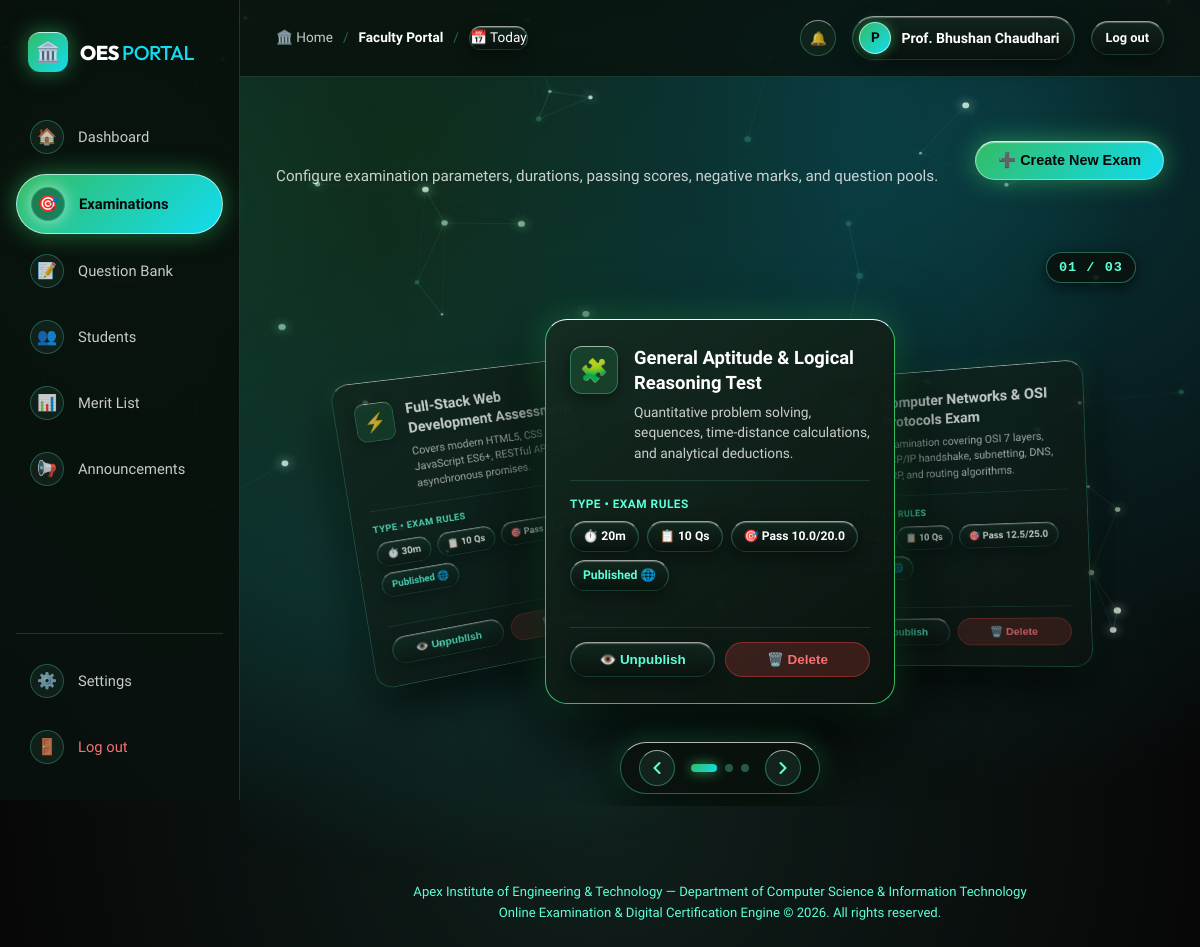
The page /admin/exams (signed in) on the database its author committed.
### models.py (models this page shows, shortened)
class User(db.Model):
    __tablename__ = "users"
    id = db.Column(db.Integer, primary_key=True)
    name = db.Column(db.String(120), nullable=False)
    roll_no = db.Column(db.String(50), unique=True, nullable=True, index=True)
    department = db.Column(db.String(100), default="Computer Science & Engineering")
    email = db.Column(db.String(120), unique=True, nullable=False, index=True)
    phone = db.Column(db.String(20), nullable=True)
    password_hash = db.Column(db.String(256), nullable=False)
    role = db.Column(db.String(20), default="student")  # 'student' or 'admin'
    is_active = db.Column(db.Boolean, default=True)
    custom_note = db.Column(db.Text, default="Going to the evaluation hall and planning official exams for the semester ahead 🏀")
    note_status = db.Column(db.String(50), default="I'm going")
    note_updated_at = db.Column(db.DateTime, default=datetime.utcnow)
    created_at = db.Column(db.DateTime, default=datetime.utcnow)
    attempts = db.relationship("Attempt", backref="student", lazy="dynamic", cascade="all, delete-orphan")
    @property
    def is_authenticated(self):
        return True
    @property
    def is_admin(self):
        return self.role in ["admin", "superadmin"]
    @property
    def is_superadmin(self):
        return self.role == "superadmin"

class Exam(db.Model):
    __tablename__ = "exams"
    id = db.Column(db.Integer, primary_key=True)
    title = db.Column(db.String(200), nullable=False)
    subject_id = db.Column(db.Integer, db.ForeignKey("subjects.id", ondelete="CASCADE"), nullable=False)
    department = db.Column(db.String(100), default="Computer Science & Engineering")
    description = db.Column(db.Text, nullable=True)
    duration_minutes = db.Column(db.Integer, default=30)
    total_marks = db.Column(db.Float, default=25.0)
    passing_marks = db.Column(db.Float, default=10.0)
    negative_marks = db.Column(db.Float, default=0.0)  # e.g., 0.25 per wrong answer
    allow_multiple_attempts = db.Column(db.Boolean, default=False)
    shuffle_questions = db.Column(db.Boolean, default=True)
    require_webcam = db.Column(db.Boolean, default=False)
    is_published = db.Column(db.Boolean, default=True)
    created_by = db.Column(db.Integer, db.ForeignKey("users.id"), nullable=True)
    created_at = db.Column(db.DateTime, default=datetime.utcnow)
    questions = db.relationship("Question", secondary=exam_questions, back_populates="exams")
    attempts = db.relationship("Attempt", backref="exam", lazy="dynamic", cascade="all, delete-orphan")
    def get_stats(self):
        all_attempts = self.attempts.filter_by(status="completed").all()
        total = len(all_attempts)
        if total == 0:
            return {
                "total_attempts": 0,
                "passed_count": 0,
                "failed_count": 0,
                "pass_rate": 0.0,
                "average_score": 0.0,
                "highest_score": 0.0,
                "lowest_score": 0.0
            }

class Subject(db.Model):
    __tablename__ = "subjects"
    id = db.Column(db.Integer, primary_key=True)
    name = db.Column(db.String(100), nullable=False)
    code = db.Column(db.String(20), unique=True, nullable=False, index=True)
    department = db.Column(db.String(100), default="Computer Science & Engineering")
    description = db.Column(db.Text, nullable=True)
    icon = db.Column(db.String(50), default="📚")
    created_at = db.Column(db.DateTime, default=datetime.utcnow)
    questions = db.relationship("Question", backref="subject", lazy="dynamic", cascade="all, delete-orphan")
    exams = db.relationship("Exam", backref="subject", lazy="dynamic", cascade="all, delete-orphan")

### routes/admin.py (the view)
@admin_bp.route("/exams")
def exams():
    is_super = current_user.is_superadmin
    admin_dept = current_user.department
    if is_super or admin_dept in ["All Departments", None]:
        all_exams = Exam.query.order_by(Exam.created_at.desc()).all()
    else:
        all_exams = Exam.query.filter((Exam.department == admin_dept) | (Exam.department == "All Departments")).order_by(Exam.created_at.desc()).all()
    subjects = Subject.query.order_by(Subject.name).all()
    questions = Question.query.all()
    return render_template("admin/exams.html", exams=all_exams, subjects=subjects, questions=questions, is_superadmin=is_super, admin_department=admin_dept)

### routes/admin.py (called while the page is built)
@admin_bp.before_request
@login_required
def require_admin():
    if not current_user.is_admin:
        flash("Access denied: Faculty or Administrator privileges required.", "danger")
        return redirect(url_for("student.dashboard"))

### templates/admin/exams.html (shortened to what this page needs)
{% extends "base.html" %}
{% block content %}
<div class="container">
  <div style="display: flex; align-items: center; justify-content: space-between; margin-bottom: 24px; flex-wrap: wrap; gap: 16px;">
    <div>
      <h1 class="dashboard-hero-title" style="font-size: 2rem;" data-flip-text="Exam Builder & Scheduling">Exam Builder &amp; Scheduling</h1>
      <p class="dashboard-hero-sub">
        Configure examination parameters, durations, passing scores, negative marks, and question pools.
      </p>
    </div>
    <button type="button" class="btn-pill-glow" onclick="document.getElementById('create-exam-modal').style.display='flex';">
      ➕ Create New Exam
    </button>
  </div>
  {% if exams %}
    <div class="perspective-carousel" data-perspective-carousel data-slide-width="340" data-rotation-step="38" data-inactive-scale="0.82" data-loop="true" data-autoplay="false">
      <div class="perspective-viewport">
        <div class="perspective-track">
          {% for exam in exams %}
            {% set stats = exam.get_stats() %}
            <div class="perspective-slide">
              <div class="perspective-slide-card">
                <div>
                  <div class="card-v2-header">
                    <div class="card-v2-icon">
                      {{ exam.subject.icon if exam.subject else '🎯' }}
                    </div>
                    <div class="card-v2-meta">
                      <h4>{{ exam.title }}</h4>
                      <p>{{ exam.description or 'Academic examination configured with proctoring and automated grading.' }}</p>
                    </div>
                  </div>
                  <div class="card-v2-tags-section">
                    <div class="card-v2-tags-label">Type &bull; Exam Rules</div>
                    <div class="card-v2-tags-row">
                      <span class="card-v2-tag-pill">⏱️ {{ exam.duration_minutes }}m</span>
                      <span class="card-v2-tag-pill">📋 {{ exam.questions|length }} Qs</span>
                      <span class="card-v2-tag-pill">🎯 Pass {{ exam.passing_marks }}/{{ exam.total_marks }}</span>
                      <span class="card-v2-tag-pill" style="{% if exam.is_published %}color: #5DFFD9; border-color: rgba(51, 188, 101, 0.4);{% else %}color: #f87171; border-color: rgba(239, 68, 68, 0.4);{% endif %}">
                        {% if exam.is_published %}Published 🌐{% else %}Hidden 👁️{% endif %}
                      </span>
                    </div>
                  </div>
                </div>
                <div class="card-v2-actions-dual">
                  <form method="POST" action="{{ url_for('admin.toggle_exam_publish', exam_id=exam.id) }}" style="display: contents;">
                    <button type="submit" class="btn-v2-cancel" style="width: 100%;">
                      {% if exam.is_published %}👁️ Unpublish{% else %}🌐 Publish{% endif %}
                    </button>
                  </form>
                  <form method="POST" action="{{ url_for('admin.delete_exam', exam_id=exam.id) }}" onsubmit="return confirm('Delete this exam and all associated attempt records?');" style="display: contents;">
                    <button type="submit" class="btn-v2-website" style="background: rgba(239, 68, 68, 0.2); border-color: rgba(239, 68, 68, 0.4); color: #f87171; box-shadow: none;">
                      🗑️ Delete
                    </button>
                  </form>
                </div>
              </div>
            </div>
          {% endfor %}
        </div>
      </div>
    </div>
  {% else %}
    <div class="glass-card" style="text-align: center; padding: 48px; margin-bottom: 28px;">
      <p style="color: var(--text-dim); font-size: 1.1rem;">No exams created yet. Click "Create New Exam" above.</p>
    </div>
  {% endif %}
</div>
{% endblock %}

### templates/base.html (shortened to what this page needs)
<!DOCTYPE html>
<html lang="en">
<head>
  <link rel="stylesheet" href="{{ url_for('static', filename='css/styles.css') }}">
</head>
<body>
  <canvas id="webgl-canvas"></canvas>
  <div class="app-shell">
    {% if current_user.is_authenticated %}
      <aside class="app-sidebar">
        <div>
          <a href="{{ url_for('main.index') }}" class="sidebar-brand">
            <div class="brand-icon-logo">🏛️</div>
            <div class="brand-title">OES <span>PORTAL</span></div>
          </a>
          <ul class="sidebar-nav">
            {% if current_user.is_admin %}
              <li>
                <a href="{{ url_for('admin.dashboard') }}" class="sidebar-link {% if request.endpoint == 'admin.dashboard' %}active{% endif %}">
                  <div class="nav-icon-pill">🏠</div>
                  <span>Dashboard</span>
                </a>
              </li>
              <li>
                <a href="{{ url_for('admin.exams') }}" class="sidebar-link {% if request.endpoint == 'admin.exams' %}active{% endif %}">
                  <div class="nav-icon-pill">🎯</div>
                  <span>Examinations</span>
                </a>
              </li>
              {% if not current_user.is_superadmin %}
                <li>
                  <a href="{{ url_for('admin.questions') }}" class="sidebar-link {% if request.endpoint == 'admin.questions' %}active{% endif %}">
                    <div class="nav-icon-pill">📝</div>
                    <span>Question Bank</span>
                  </a>
                </li>
              {% endif %}
              <li>
                <a href="{{ url_for('admin.students') }}" class="sidebar-link {% if request.endpoint == 'admin.students' %}active{% endif %}">
                  <div class="nav-icon-pill">👥</div>
                  <span>Students</span>
                </a>
              </li>
              <li>
                <a href="{{ url_for('admin.results') }}" class="sidebar-link {% if request.endpoint == 'admin.results' %}active{% endif %}">
                  <div class="nav-icon-pill">📊</div>
                  <span>Merit List</span>
                </a>
              </li>
              <li>
                <a href="{{ url_for('admin.announcements') }}" class="sidebar-link {% if request.endpoint == 'admin.announcements' %}active{% endif %}">
                  <div class="nav-icon-pill">📢</div>
                  <span style="flex: 1;">Announcements</span>
                </a>
              </li>
            {% endif %}
          </ul>
        </div>
        <div class="sidebar-footer">
          <a href="{{ url_for('auth.profile') }}" class="sidebar-link">
            <div class="nav-icon-pill">⚙️</div>
            <span>Settings</span>
          </a>
          <a href="{{ url_for('auth.logout') }}" class="sidebar-link" style="color: #f87171;">
            <div class="nav-icon-pill" style="color: #f87171;">🚪</div>
            <span>Log out</span>
          </a>
        </div>
      </aside>
    {% endif %}
    <div class="app-main">
      <header class="app-topbar">
        <div class="breadcrumb-box">
          <a href="{{ url_for('main.index') }}">🏛️ Home</a>
          <span class="separator">/</span>
          {% if current_user.is_authenticated %}
            <span class="current">{% if current_user.is_admin %}Faculty Portal{% else %}Dashboard{% endif %}</span>
          {% else %}
            <span class="current">Examination Portal</span>
          {% endif %}
          <span class="separator">/</span>
          <div class="date-pill">
            <span>📅 Today</span>
          </div>
        </div>
        <div class="topbar-right">
          {% if current_user.is_authenticated %}
            <div class="notification-wrapper" style="position: relative;">
              <button type="button" class="btn-icon-round notification-bell-btn" onclick="toggleNotificationDropdown()" title="Notifications & Announcements">
                <span>🔔</span>
              </button>
            </div>
            <div class="user-avatar-group">
              <div class="avatar-circle">{{ current_user.name[:1] }}</div>
              <span class="user-avatar-name">{{ current_user.name }}</span>
            </div>
            <a href="{{ url_for('auth.logout') }}" class="btn btn-secondary btn-sm">Log out</a>
          {% else %}
            <a href="{{ url_for('auth.login') }}" class="btn btn-secondary btn-sm">Sign In</a>
            <a href="{{ url_for('auth.register') }}" class="btn btn-primary btn-sm">Create Account</a>
          {% endif %}
        </div>
      </header>
      <main class="viewport-content">
        {% block content %}{% endblock %}
      </main>
      <footer style="border-top: 1px solid var(--border-glass); padding: 24px 36px; font-size: 0.82rem; color: var(--text-dim); text-align: center;">
        <p>{{ INSTITUTE_NAME }} — {{ INSTITUTE_SUBTITLE }}</p>
        <p>Online Examination & Digital Certification Engine &copy; 2026. All rights reserved.</p>
      </footer>
    </div>
  </div>
</body>
</html>

### rows shown on the page
User: name "P", name "Prof. Bhushan Chaudhari"
Exam: subject "🧩", title "General Aptitude & Logical Reasoning Test", description "Quantitative problem solving, sequences, time-distance calculations, and analytical deductions.", duration_minutes "20", questions|length "10", passing_marks "10.0", total_marks "20.0", is_published "Published 🌐"
Exam: title "Computer Networks & OSI Protocols Exam", description "Examination covering OSI 7 layers, TCP/IP handshake, subnetting, DNS, ARP, and routing algorithms.", questions|length "10", passing_marks "12.5", total_marks "25.0", is_published "Published 🌐"
Exam: subject "⚡", title "Full-Stack Web Development Assessment", description "Covers modern HTML5, CSS Flexbox, JavaScript ES6+, RESTful APIs, and asynchronous promises.", duration_minutes "30", questions|length "10", is_published "Published 🌐"

### other values the page prints
{{ INSTITUTE_NAME }} "Apex Institute of Engineering & Technology"
{{ INSTITUTE_SUBTITLE }} "Department of Computer Science & Information Technology"
